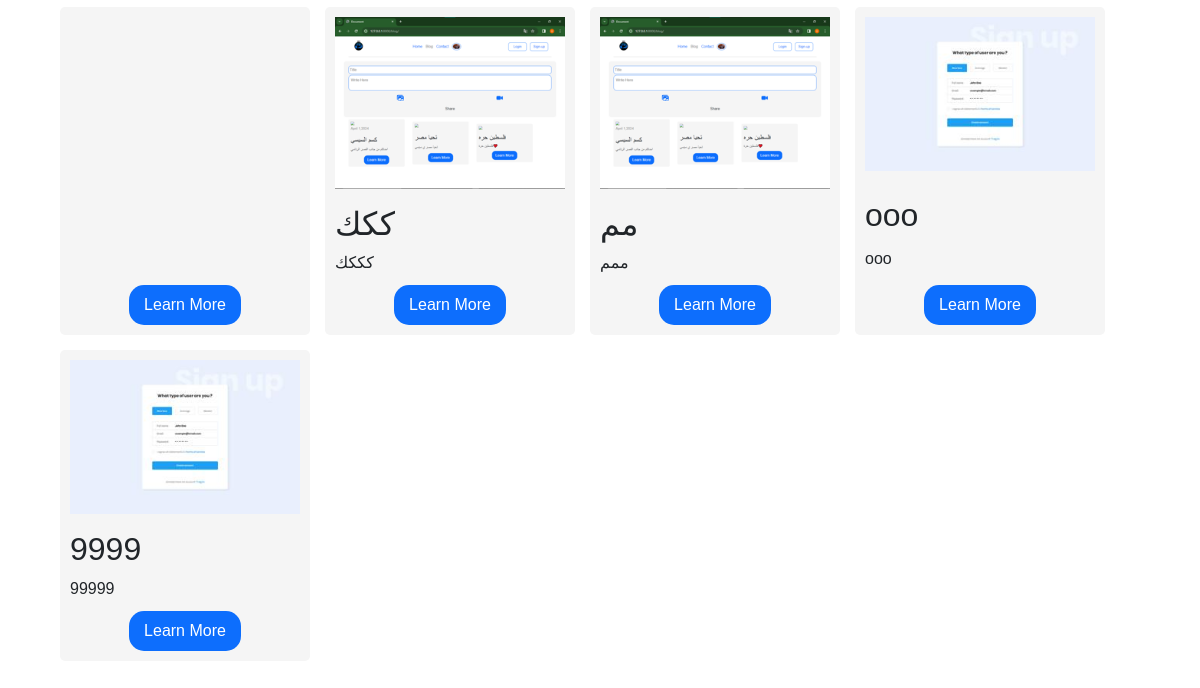
Page /blog/ (signed in, lower part) on the earlier database version.
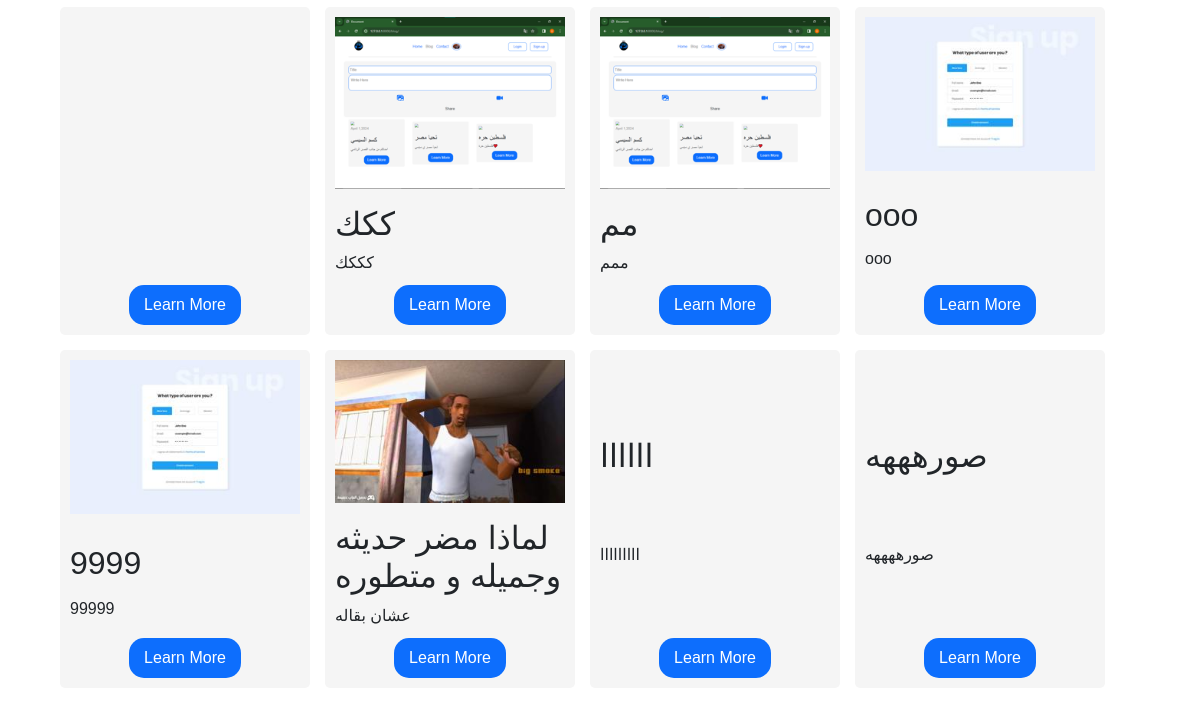
Same page on the later database version.
### app2/models.py (models this page shows, shortened)
class Post(models.Model):
    author = models.ForeignKey(CustomUser, on_delete=models.CASCADE)
    title = models.CharField(max_length=50, null=True)
    content = models.TextField(null=True)
    updated_at = models.DateTimeField(auto_now=True)
    image=models.ImageField(upload_to=None, height_field=None, width_field=None, max_length=None)

### app2/views.py (the view, shortened to what this page needs)
# urls.py: path('blog/',views.blogs,name='blog'),
def blogs(request):
    username = request.session.get('username')
    print(username)
    profile = get_object_or_404(Profile, user__username=username)
    image_url = None
    if profile.image:
        image_url = settings.MEDIA_URL + str(profile.image)
    posts = Post.objects.all()
    context = {
        'image': image_url,
        'posts': posts,
    }
    return render(request, 'blog.html', context=context)

### app2/templates/blog.html (shortened to what this page needs)
<!DOCTYPE html>
{% load static %}
<html lang="en">
  <head>
    <link rel="stylesheet" href="{% static "css/navbar.css" %}" />
    <link rel="stylesheet" href="{% static "css/blogs.css" %}" />
    <link rel="stylesheet" href="{% static "bootstrap-5.3.3-dist/css/bootstrap.css" %}" />
  </head>
  <body>
    <div class="blog">
      <div class="contant">
        </div>
        <div class="posts">
          {% for post in posts %}
            <div class="post">
              {% if post.image %}
                <img id="showimg" src="/media/{{ post.image }}" />
              {% endif %}
              <h2>{{ post.title }}</h2>
              <div class="text">
                {{ post.content |slice:":10" }}
              </div>
              <div class="button">
                <a href="{% url 'one_post' post.id %}"><button>Learn More</button></a>
              </div>
            </div>
          {% endfor %}
        </div>
      </div>
  </body>
</html>

Differences in the rows shown:
added Post: image (picture), title "لماذا مضر حديثه وجميله و متطوره", content "عشان بقاله"
added Post: title "اااااا", content "ااااااااا"
added Post: title "صورهههه", content "صورههههه"
